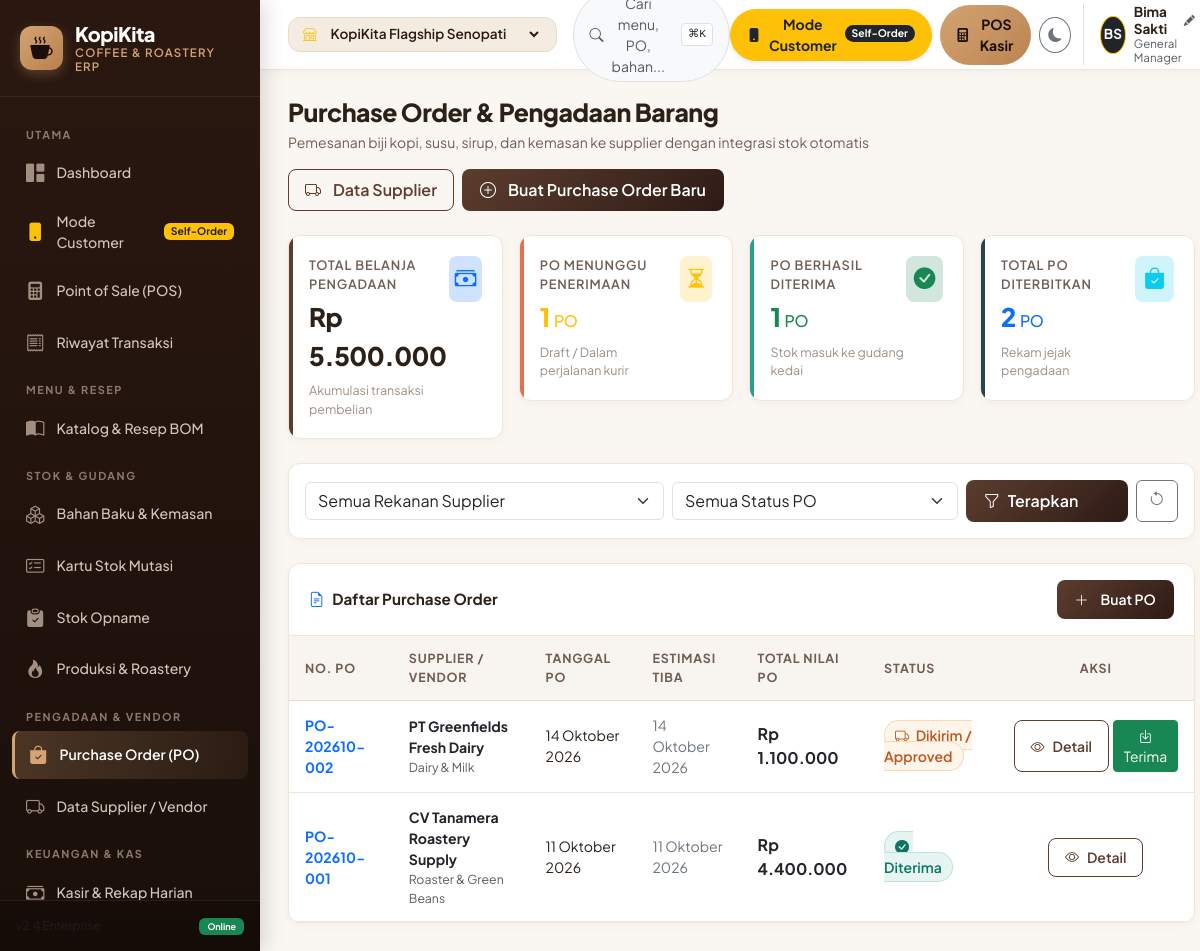
Screenshot of /purchasing.php with the database file from the repository.
### tables this page shows
CREATE TABLE app_settings (
    key_name TEXT PRIMARY KEY,
    val_text TEXT
);

CREATE TABLE purchase_orders (
    id INTEGER PRIMARY KEY AUTOINCREMENT,
    po_number TEXT UNIQUE NOT NULL,
    vendor_id INTEGER NOT NULL,
    outlet_id INTEGER DEFAULT 1,
    po_date TEXT NOT NULL,
    expected_date TEXT,
    status TEXT DEFAULT 'Draft',
    total_amount REAL DEFAULT 0,
    notes TEXT,
    created_at TEXT DEFAULT (datetime('now', 'localtime')),
    FOREIGN KEY (vendor_id) REFERENCES vendors(id),
    FOREIGN KEY (outlet_id) REFERENCES outlets(id)
);

CREATE TABLE vendors (
    id INTEGER PRIMARY KEY AUTOINCREMENT,
    code TEXT UNIQUE NOT NULL,
    name TEXT NOT NULL,
    category TEXT NOT NULL,
    contact_person TEXT,
    phone TEXT,
    email TEXT,
    address TEXT
);

### purchasing.php (the view, shortened to what the rows shown need)
<?php
require_once __DIR__ . '/includes/header.php';
$outletId = $currentOutlet['id'];
$where = ["po.outlet_id = :outlet_id"];
$params = [':outlet_id' => $outletId];
$whereClause = implode(' AND ', $where);
$pos = dbFetchAll("
    SELECT po.*, v.name as vendor_name, v.category as vendor_category, v.phone as vendor_phone
    FROM purchase_orders po
    JOIN vendors v ON po.vendor_id = v.id
    WHERE {$whereClause}
    ORDER BY po.id DESC
", $params);
?>
<div class="page-header">
    <div>
        <h1 class="page-title">Purchase Order & Pengadaan Barang</h1>
    </div>
</div>
<div class="card-coffee">
    <div class="table-responsive">
        <table class="table-coffee table-hover">
            <thead>
                <tr>
                    <th>No. PO</th>
                    <th>Supplier / Vendor</th>
                    <th>Tanggal PO</th>
                    <th>Estimasi Tiba</th>
                    <th>Total Nilai PO</th>
                    <th>Status</th>
                    <th class="text-center">Aksi</th>
                </tr>
            </thead>
            <tbody>
                <?php if (empty($pos)): ?>
                    <tr>
                        <td colspan="7" class="text-center py-5 text-muted">
                            <i class="bi bi-bag-x fs-1 d-block mb-2 text-secondary"></i>
                            Tidak ada Purchase Order pada filter ini.
                        </td>
                    </tr>
                <?php else: ?>
                    <?php foreach ($pos as $po): ?>
                        <tr>
                            <td>
                                <a href="po_detail.php?id=<?php echo $po['id']; ?>" class="fw-bold text-decoration-none text-primary">
                                    <?php echo htmlspecialchars($po['po_number']); ?>
                                </a>
                            </td>
                            <td>
                                <div class="fw-bold text-dark"><?php echo htmlspecialchars($po['vendor_name']); ?></div>
                                <div class="text-muted small"><?php echo htmlspecialchars($po['vendor_category']); ?></div>
                            </td>
                            <td><?php echo formatDate($po['po_date'], 'date'); ?></td>
                            <td>
                                <?php if ($po['expected_date']): ?>
                                    <span class="text-secondary"><?php echo formatDate($po['expected_date'], 'date'); ?></span>
                                <?php else: ?>
                                    <span class="text-muted">-</span>
                                <?php endif; ?>
                            </td>
                            <td class="fw-bold fs-6 text-dark"><?php echo formatRupiah($po['total_amount']); ?></td>
                            <td>
                                <?php if ($po['status'] === 'Received'): ?>
                                    <span class="badge-soft-success">
                                        <i class="bi bi-check-circle-fill me-1"></i> Diterima
                                    </span>
                                <?php elseif ($po['status'] === 'Approved'): ?>
                                    <span class="badge-soft-warning">
                                        <i class="bi bi-truck me-1"></i> Dikirim / Approved
                                    </span>
                                <?php elseif ($po['status'] === 'Draft'): ?>
                                    <span class="badge-soft-secondary">Draft</span>
                                <?php else: ?>
                                    <span class="badge-soft-danger">Dibatalkan</span>
                                <?php endif; ?>
                            </td>
                            <td class="text-center">
                                <div class="d-flex justify-content-center gap-1">
                                    <a href="po_detail.php?id=<?php echo $po['id']; ?>" class="btn btn-sm btn-outline-coffee" title="Rincian & Dokumen PO">
                                        <i class="bi bi-eye"></i> Detail
                                    </a>
                                    <?php if ($po['status'] === 'Approved'): ?>
                                        <a href="po_detail.php?id=<?php echo $po['id']; ?>&action=receive" class="btn btn-sm btn-success" title="Terima Barang ke Gudang">
                                            <i class="bi bi-box-arrow-in-down"></i> Terima
                                        </a>
                                    <?php endif; ?>
                                </div>
                            </td>
                        </tr>
                    <?php endforeach; ?>
                <?php endif; ?>
            </tbody>
        </table>
    </div>
</div>
<?php require_once __DIR__ . '/includes/footer.php'; ?>

### includes/header.php (shortened to what the rows shown need)
<?php
require_once __DIR__ . '/functions.php';
$currentOutlet = getCurrentOutlet();
$allOutlets = getAllOutlets();
$currentUser = getCurrentUser();
?>
<!DOCTYPE html>
<html lang="id" data-theme="light">
<head>
    <link href="https://cdn.jsdelivr.net/npm/bootstrap@5.3.3/dist/css/bootstrap.min.css" rel="stylesheet">
    <link rel="stylesheet" href="https://cdn.jsdelivr.net/npm/bootstrap-icons@1.11.3/font/bootstrap-icons.min.css">
    <link rel="stylesheet" href="assets/css/style.css">
</head>
<body>
<div class="app-container">
    <?php require_once __DIR__ . '/sidebar.php'; ?>
    <div class="app-main">
        <header class="app-header">
            <div class="d-flex align-items-center gap-2">
                <div class="d-flex align-items-center gap-2 border-start ps-3 ms-1" style="cursor: pointer;" data-bs-toggle="modal" data-bs-target="#userProfileModal" title="Klik untuk Ganti Nama Manager & Role">
                    <div class="d-none d-md-block text-start" style="line-height: 1.2;">
                        <div class="fw-bold d-flex align-items-center gap-1" style="font-size: 0.85rem;">
                            <span id="headerUserName"><?php echo htmlspecialchars($currentUser['name']); ?></span>
                            <i class="bi bi-pencil-fill text-muted" style="font-size: 0.7rem;"></i>
                        </div>
                    </div>
                </div>
            </div>
        </header>
        <main class="page-body">

### rows the page displays
app_settings: val_text "Bima Sakti"
purchase_orders: po_number "PO-202610-002", vendor.name "PT Greenfields Fresh Dairy", vendor.category "Dairy & Milk", po_date "14 Oktober 2026", expected_date "14 Oktober 2026", total_amount "Rp 1.100.000", status "Approved" (drawn)
purchase_orders: po_number "PO-202610-001", vendor.name "CV Tanamera Roastery Supply", vendor.category "Roaster & Green Beans", po_date "11 Oktober 2026", expected_date "11 Oktober 2026", total_amount "Rp 4.400.000", status "Received" (drawn)

### other values shown
$currentUser['initials'] "BS"
$currentUser['role'] "General Manager"
formatRupiah($kpis['total_spend']) "Rp 5.500.000"
$kpis['pending_po'] "1"
$kpis['completed_po'] "1"
$kpis['total_po'] "2"
form field value "KopiKita Flagship Senopati"
